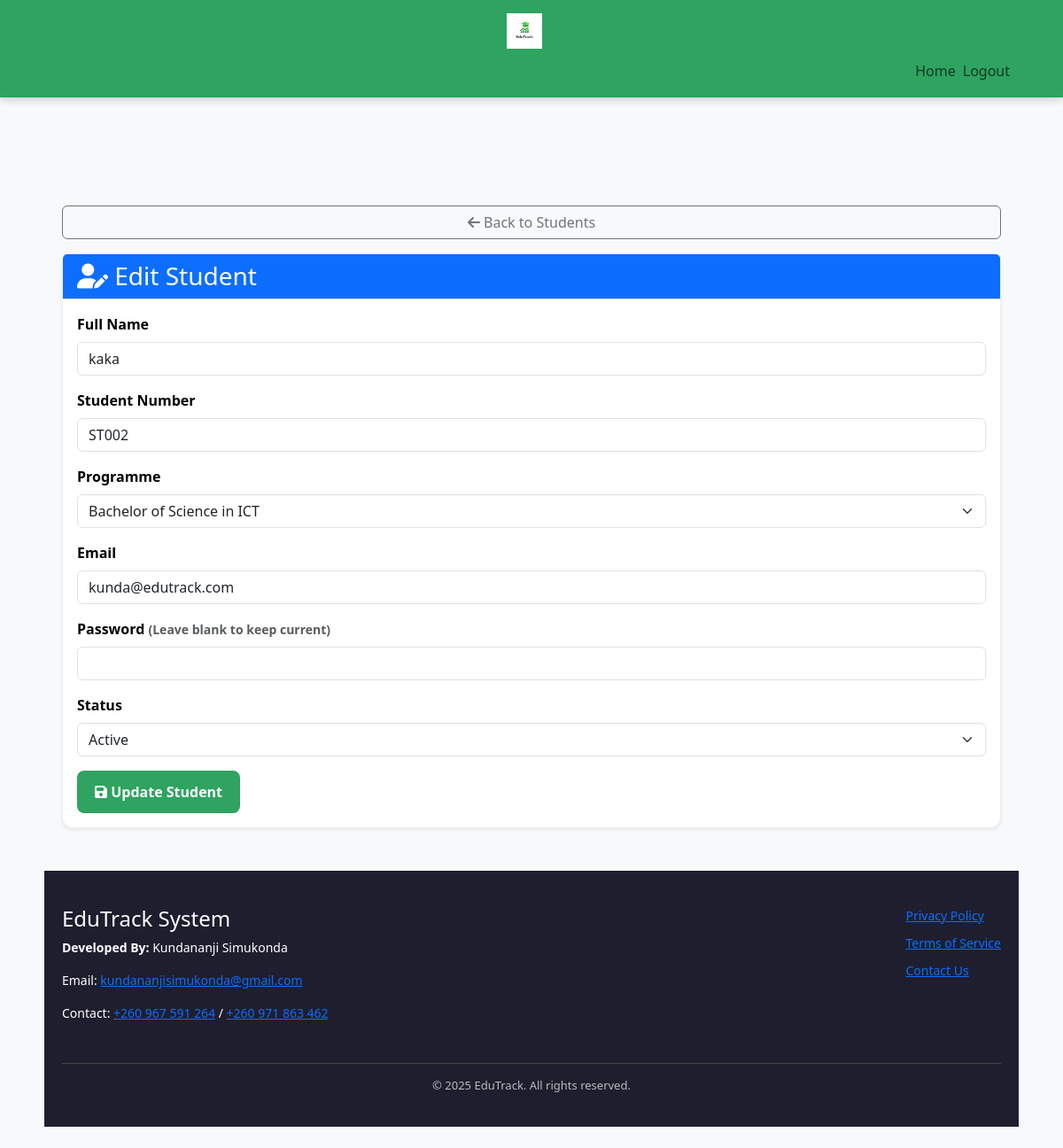
Page /pages/admin/edit_student.php?id=6 (signed in) on the committed database.
### tables this page shows
CREATE TABLE `students` (
  `user_id` int(11) UNSIGNED NOT NULL,
  `student_number` varchar(255) NOT NULL,
  `programme_id` int(11) UNSIGNED NOT NULL
);

CREATE TABLE `users` (
  `id` int(11) UNSIGNED NOT NULL,
  `name` varchar(255) NOT NULL,
  `email` varchar(255) NOT NULL,
  `password` varchar(255) NOT NULL,
  `role` enum('student','lecturer','admin') NOT NULL DEFAULT 'student',
  `phone` varchar(20) DEFAULT NULL,
  `status` enum('active','inactive','suspended') NOT NULL DEFAULT 'active',
  `created_at` timestamp NOT NULL DEFAULT current_timestamp()
);

CREATE TABLE `programmes` (
  `id` int(11) UNSIGNED NOT NULL,
  `name` varchar(255) NOT NULL,
  `code` varchar(50) NOT NULL,
  `department` varchar(255) NOT NULL,
  `duration` int(11) NOT NULL,
  `created_at` timestamp NOT NULL DEFAULT current_timestamp(),
  `updated_at` timestamp NOT NULL DEFAULT current_timestamp() ON UPDATE current_timestamp()
);

### pages/admin/edit_student.php (the view, shortened to what this page needs)
<?php
require_once '../../includes/db.php';
$id = intval($_GET['id'] ?? 0);
$stmt = $pdo->prepare("
    SELECT u.id, u.name, u.email, u.status, s.student_number, s.programme_id
    FROM users u
    JOIN students s ON u.id = s.user_id
    WHERE u.id = ?
");
$stmt->execute([$id]);
$student = $stmt->fetch(PDO::FETCH_ASSOC);
$programmes = $pdo->query("SELECT id, name FROM programmes ORDER BY name")->fetchAll(PDO::FETCH_ASSOC);
$name = $_POST['name'] ?? $student['name'];
$student_number = $_POST['student_number'] ?? $student['student_number'];
$email = $_POST['email'] ?? $student['email'];
$programme_id = $_POST['programme_id'] ?? $student['programme_id'];
$status = $_POST['status'] ?? $student['status'];
?>
<!DOCTYPE html>
<html lang="en">
</head>
<body>
<?php require_once '../../includes/admin_navbar.php'; ?>
<div class="container py-4">
    <link href="https://cdn.jsdelivr.net/npm/bootstrap@5.3.2/dist/css/bootstrap.min.css" rel="stylesheet">
    <link rel="stylesheet" href="https://cdnjs.cloudflare.com/ajax/libs/font-awesome/6.4.0/css/all.min.css">
    <link rel="stylesheet" href="css/dashboard.css">
</head>
<body class="bg-light">
<div class="container my-5">
    <a href="manage_students.php" class="btn btn-outline-secondary mb-3">
        <i class="fas fa-arrow-left"></i> Back to Students
    </a>
    <div class="card shadow-sm">
        <div class="card-header bg-primary text-white">
            <h3 class="mb-0"><i class="fas fa-user-edit"></i> Edit Student</h3>
        </div>
        <div class="card-body">
            <form method="POST">
                <div class="mb-3">
                    <label for="name" class="form-label">Full Name</label>
                    <input type="text" name="name" id="name" class="form-control" required value="<?= htmlspecialchars($name) ?>">
                </div>
                <div class="mb-3">
                    <label for="student_number" class="form-label">Student Number</label>
                    <input type="text" name="student_number" id="student_number" class="form-control" required value="<?= htmlspecialchars($student_number) ?>">
                </div>
                <div class="mb-3">
                    <label for="programme_id" class="form-label">Programme</label>
                    <select name="programme_id" id="programme_id" class="form-select" required>
                        <?php foreach ($programmes as $programme): ?>
                            <option value="<?= htmlspecialchars($programme['id']) ?>" <?= ($programme_id == $programme['id']) ? 'selected' : '' ?>>
                                <?= htmlspecialchars($programme['name']) ?>
                            </option>
                        <?php endforeach; ?>
                    </select>
                </div>
                <div class="mb-3">
                    <label for="email" class="form-label">Email</label>
                    <input type="email" name="email" id="email" class="form-control" required value="<?= htmlspecialchars($email) ?>">
                </div>
                <div class="mb-3">
                    <label for="password" class="form-label">Password <small class="text-muted">(Leave blank to keep current)</small></label>
                    <input type="password" name="password" id="password" class="form-control">
                </div>
                <div class="mb-3">
                    <label for="status" class="form-label">Status</label>
                    <select name="status" id="status" class="form-select">
                        <option value="active" <?= ($status === 'active') ? 'selected' : '' ?>>Active</option>
                    </select>
                </div>
                <button type="submit" class="btn btn-success">
                    <i class="fas fa-save"></i> Update Student
                </button>
            </form>
        </div>
    </div>
</div>
<?php require_once '../../includes/footer.php'; ?>
</body>
</html>

### pages/admin/css/dashboard.css (style rules this page uses)
:root { --primary-color: #2fa360; --primary-hover: #28a745; --danger-color: #dc3545; --danger-hover: #c82333; --background-light: #f9f9f9; --background-dark: #1e1e2f; --text-color: #000000; --text-light: #fff; --text-muted: #777; --border-color: #ddd; --border-light: #eee; --container-width: min(1200px, 95vw); --padding-sm: clamp(0.5rem, 2vw, 10px); --padding-md: clamp(1rem, 3vw, 20px); --padding-lg: clamp(2rem, 5vw, 40px); --gap-md: clamp(1rem, 3vw, 20px); --border-radius-sm: 8px; --border-radius-lg: 12px; --box-shadow-sm: 0 4px 6px rgba(0,0,0,0.1); --box-shadow-lg: 0 8px 12px rgba(0,0,0,0.15); --mobile-breakpoint: 768px; --transition-fast: 0.15s ease; --transition-base: 0.3s ease; --transition-slow: 0.5s ease; }
*, *::before, *::after { box-sizing: border-box; }
html, body { height: 100%; margin: 0; font-family: 'Segoe UI', Tahoma, Geneva, Verdana, sans-serif; color: var(--text-color); background-color: var(--background-light); display: flex; flex-direction: column; padding-top: 80px; scroll-behavior: smooth; }
.container { display: flex; flex-direction: column; justify-content: center; width: 100%; max-width: var(--container-width); margin-inline: auto; padding-inline: var(--padding-md); }
form label { font-weight: 600; margin-bottom: 4px; display: block; color: #000000; }
form input, form select, form textarea { width: 100%; padding: 10px 14px; margin: 8px 0 16px 0; border-radius: var(--border-radius-sm); border: 2px solid var(--border-color); font-size: 14px; transition: all var(--transition-fast); color: #000000; background: white; }
form button[type="submit"] { background-color: var(--primary-color); color: var(--text-light); padding: 12px 20px; border: none; border-radius: var(--border-radius-sm); cursor: pointer; font-weight: 600; transition: all var(--transition-base); }
.btn-success, .bg-success { background-color: var(--primary-color) !important; border-color: var(--primary-color) !important; }
.card { border-radius: var(--border-radius-lg); box-shadow: var(--box-shadow-sm); border: 1px solid var(--border-light); transition: all var(--transition-base); }
.card-header { background-color: var(--border-light); border-bottom: 1px solid var(--border-color); }
.card-body { color: #000000; }
.container-fluid, .container { max-width: var(--container-width); }

### rows in the picture
students: name "kaka", student_number "ST002", programme_id "Bachelor of Science in ICT", email "kunda@edutrack.com"
users: status "Active"
